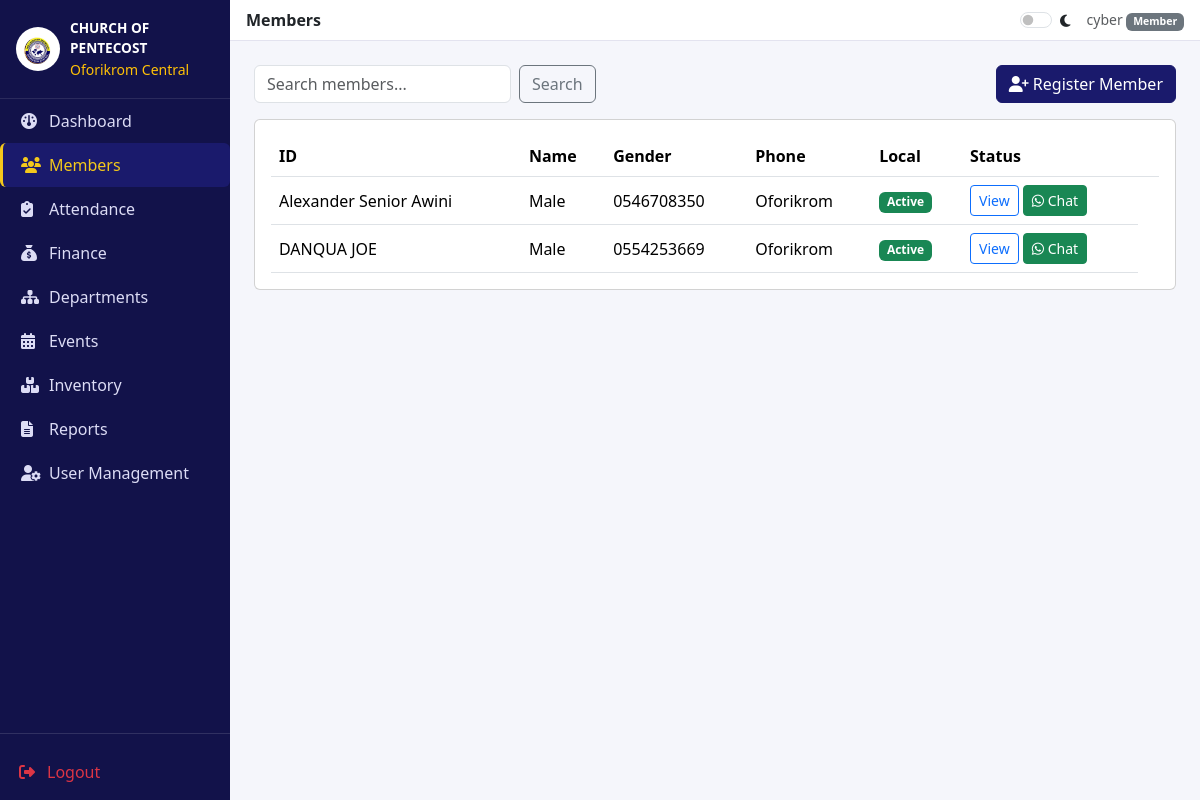
Page /members/ (signed in) on the committed database.
### backend/accounts/models.py (models this page shows, shortened)
class User(AbstractUser):
    class Role(models.TextChoices):
        ADMIN = "ADMIN", "Administrator"
        PASTOR = "PASTOR", "Pastor"
        SECRETARY = "SECRETARY", "Secretary"
        FINANCE_OFFICER = "FINANCE_OFFICER", "Finance Officer"
        MEMBER = "MEMBER", "Member"
    role = models.CharField(max_length=20, choices=Role.choices, default=Role.MEMBER)
    branch = models.ForeignKey(Branch, on_delete=models.SET_NULL, null=True, blank=True, related_name="users")
    phone_number = models.CharField(max_length=20, blank=True)
    profile_photo = models.ImageField(upload_to="profile_photos/", blank=True, null=True)
    dark_mode_enabled = models.BooleanField(default=False)
    def is_admin(self):
        return self.role == self.Role.ADMIN or self.is_superuser

class Branch(models.Model):
    name = models.CharField(max_length=150, unique=True)
    location = models.CharField(max_length=200, blank=True)
    is_headquarters = models.BooleanField(default=False)
    created_at = models.DateTimeField(auto_now_add=True)
    def __str__(self):
        return self.name

### backend/members/models.py (models this page shows, shortened)
class Member(models.Model):
    class Gender(models.TextChoices):
        MALE = "M", "Male"
        FEMALE = "F", "Female"
    class MaritalStatus(models.TextChoices):
        SINGLE = "SINGLE", "Single"
        MARRIED = "MARRIED", "Married"
        DIVORCED = "DIVORCED", "Divorced"
        WIDOWED = "WIDOWED", "Widowed"
    class Status(models.TextChoices):
        ACTIVE = "ACTIVE", "Active"
        INACTIVE = "INACTIVE", "Inactive"
        TRANSFERRED = "TRANSFERRED", "Transferred"
    membership_id = models.CharField(max_length=20, unique=True)
    first_name = models.CharField(max_length=100)
    last_name = models.CharField(max_length=100)
    other_names = models.CharField(max_length=100, blank=True)
    gender = models.CharField(max_length=1, choices=Gender.choices)
    date_of_birth = models.DateField(null=True, blank=True)
    marital_status = models.CharField(max_length=10, choices=MaritalStatus.choices, blank=True)
    phone_number = models.CharField(max_length=20, blank=True)
    email = models.EmailField(blank=True)
    residential_address = models.TextField(blank=True)
    occupation = models.CharField(max_length=100, blank=True)
    branch = models.ForeignKey(Branch, on_delete=models.CASCADE, related_name="members")
    department = models.ManyToManyField(Department, blank=True, related_name="members")
    date_joined = models.DateField(auto_now_add=False, null=True, blank=True)
    baptized = models.BooleanField(default=False)
    photo = models.ImageField(upload_to="member_photos/", blank=True, null=True)
    qr_code = models.ImageField(upload_to="qr_codes/", blank=True, null=True)
    status = models.CharField(max_length=15, choices=Status.choices, default=Status.ACTIVE)
    next_of_kin_name = models.CharField(max_length=150, blank=True)
    next_of_kin_phone = models.CharField(max_length=20, blank=True)
    created_at = models.DateTimeField(auto_now_add=True)
    updated_at = models.DateTimeField(auto_now=True)
    class Meta:
        ordering = ["last_name", "first_name"]
    @property
    def full_name(self):
        return f"{self.first_name} {self.other_names} {self.last_name}".replace("  ", " ").strip()

### backend/members/views.py (the view)
# urls.py: path('', views.member_list, name='list'),
@login_required
def member_list(request):
    query = request.GET.get("q", "")
    members = Member.objects.all()
    if query:
        members = members.filter(
            Q(first_name__icontains=query) | Q(last_name__icontains=query) |
            Q(membership_id__icontains=query) | Q(phone_number__icontains=query)
        )
    return render(request, "members/member_list.html", {"members": members, "query": query})

### templates/members/member_list.html
{% extends "base/dashboard_base.html" %}
{% block page_title %}Members{% endblock %}
{% block content %}
<div class="d-flex justify-content-between mb-3">
  <form class="d-flex" method="get">
    <input type="text" name="q" value="{{ query }}" class="form-control me-2" placeholder="Search members...">
    <button class="btn btn-outline-secondary">Search</button>
  </form>
  <a href="{% url 'members:create' %}" class="btn btn-navy"><i class="fa-solid fa-user-plus"></i> Register Member</a>
</div>
<div class="card p-3">
  <table class="table table-hover align-middle mb-0">
    <thead>
      <tr>
        <th>ID</th>
        <th>Name</th>
        <th>Gender</th>
        <th>Phone</th>
        <th>Local</th>
        <th>Status</th>
        <th></th>
      </tr>
    </thead>
    <tbody>
      {% for m in members %}
      <tr>
        <td>{{ m.full_name }}</td>
        <td>{{ m.get_gender_display }}</td>
        <td>{{ m.phone_number }}</td>
        <td>{{ m.branch }}</td>
        <td><span class="badge bg-success">{{ m.get_status_display }}</span></td>
        <td>
          <a href="{% url 'members:detail' m.pk %}" class="btn btn-sm btn-outline-primary">View</a>
          <a href="https://wa.me/{{ m.phone_number }}" target="_blank" class="btn btn-sm btn-success">
            <i class="fa-brands fa-whatsapp"></i> Chat
          </a>
        </td>
      </tr>
      {% empty %}
      <tr>
        <td colspan="7" class="text-center text-muted">No members found.</td>
      </tr>
      {% endfor %}
    </tbody>
  </table>
</div>
{% endblock %}

### templates/base/dashboard_base.html (shortened to what this page needs)
{% load static %}
<!DOCTYPE html>
<html lang="en">
<head>
  <link href="{% static 'vendor/bootstrap/css/bootstrap.min.css' %}" rel="stylesheet">
  <link rel="stylesheet" href="{% static 'vendor/fontawesome/all.min.css' %}">
  <link href="{% static 'css/style.css' %}" rel="stylesheet">
  <link rel="stylesheet" href="https://cdnjs.cloudflare.com/ajax/libs/font-awesome/6.4.0/css/all.min.css">
</head>
<body>
  <div class="d-flex">
    <div class="sidebar d-none d-md-flex flex-column flex-shrink-0">
      <div class="brand d-flex align-items-center">
        <img src="{% static 'images/church_logo.jpg' %}" class="church-logo" alt="Logo">
        <div>
          <div class="fw-bold" style="font-size:.85rem;">CHURCH OF PENTECOST</div>
          <div class="small text-warning">Oforikrom Central</div>
        </div>
      </div>
      <ul class="nav nav-pills flex-column mb-auto">
        <li class="nav-item"><a
            class="nav-link {% if request.resolver_match.namespace == 'dashboard' %}active{% endif %}"
            href="{% url 'dashboard:home' %}"><i class="fa-solid fa-gauge me-2"></i>Dashboard</a></li>
        <li class="nav-item"><a class="nav-link {% if request.resolver_match.namespace == 'members' %}active{% endif %}"
            href="{% url 'members:list' %}"><i class="fa-solid fa-users me-2"></i>Members</a></li>
        <li class="nav-item"><a
            class="nav-link {% if request.resolver_match.namespace == 'attendance' %}active{% endif %}"
            href="{% url 'attendance:list' %}"><i class="fa-solid fa-clipboard-check me-2"></i>Attendance</a></li>
        <li class="nav-item"><a class="nav-link {% if request.resolver_match.namespace == 'finance' %}active{% endif %}"
            href="{% url 'finance:dashboard' %}"><i class="fa-solid fa-sack-dollar me-2"></i>Finance</a></li>
        <li class="nav-item"><a
            class="nav-link {% if request.resolver_match.namespace == 'departments' %}active{% endif %}"
            href="{% url 'departments:list' %}"><i class="fa-solid fa-sitemap me-2"></i>Departments</a></li>
        <li class="nav-item"><a class="nav-link {% if request.resolver_match.namespace == 'events' %}active{% endif %}"
            href="{% url 'events:list' %}"><i class="fa-solid fa-calendar-days me-2"></i>Events</a></li>
        <li class="nav-item"><a
            class="nav-link {% if request.resolver_match.namespace == 'inventory' %}active{% endif %}"
            href="{% url 'inventory:list' %}"><i class="fa-solid fa-boxes-stacked me-2"></i>Inventory</a></li>
        <li class="nav-item"><a class="nav-link {% if request.resolver_match.namespace == 'reports' %}active{% endif %}"
            href="{% url 'reports:center' %}"><i class="fa-solid fa-file-lines me-2"></i>Reports</a></li>
        {% if user.is_admin %}
        <li class="nav-item"><a
            class="nav-link {% if request.resolver_match.url_name == 'manage_users' %}active{% endif %}"
            href="{% url 'accounts:manage_users' %}"><i class="fa-solid fa-user-gear me-2"></i>User Management</a></li>
        {% endif %}
      </ul>
      <hr class="text-white-50">
      <a href="{% url 'accounts:logout' %}" class="nav-link text-danger px-3 pb-3"><i
          class="fa-solid fa-right-from-bracket me-2"></i>Logout</a>
    </div>
    <div class="flex-grow-1">
      <nav class="topbar navbar navbar-expand px-3 py-2">
        <span class="fw-semibold">{% block page_title %}Dashboard{% endblock %}</span>
        <div class="ms-auto d-flex align-items-center gap-3">
          <div class="form-check form-switch mb-0">
            <input class="form-check-input" type="checkbox" id="darkModeToggle">
            <label class="form-check-label small" for="darkModeToggle"><i class="fa-solid fa-moon"></i></label>
          </div>
          <span class="small text-muted">{{ user.get_full_name|default:user.username }} <span
              class="badge bg-secondary">{{ user.get_role_display }}</span></span>
        </div>
      </nav>
      <div class="container-fluid p-4">
        {% block content %}{% endblock %}
      </div>
    </div>
  </div>
</body>
</html>

### static/css/style.css (style rules this page uses)
:root { --cop-navy:#1a1a6c; --cop-navy-dark:#12124a; --cop-gold:#f4c81c; --cop-gold-dark:#d9ad00; --cop-light-bg:#f5f6fb; }
body { background-color: var(--cop-light-bg); font-family:"Segoe UI", Roboto, Arial, sans-serif; }
.church-logo { height:44px; width:44px; border-radius:50%; object-fit:cover; margin-right:10px; }
.btn-navy { background:var(--cop-navy); border-color:var(--cop-navy); color:#fff; }
.sidebar { min-height:100vh; background:var(--cop-navy-dark); color:#fff; width:230px; }
.sidebar .brand { padding:18px 16px; border-bottom:1px solid rgba(255,255,255,.1); }
.sidebar .nav-link { color:#dcdcf5; padding:10px 18px; border-left:3px solid transparent; }
.sidebar .nav-link:hover, .sidebar .nav-link.active { background:var(--cop-navy); color:var(--cop-gold); border-left:3px solid var(--cop-gold); }
.sidebar .nav-link i { width:20px; }
.topbar { background:#fff; border-bottom:1px solid #e3e3ef; }

### rows in the picture
User: get_full_name "cyber", role "Member"
Member: full_name "Alexander Senior Awini", gender "Male", phone_number "0546708350", branch "Oforikrom", status "Active"
Member: full_name "DANQUA JOE", gender "Male", phone_number "0554253669", branch "Oforikrom", status "Active"
